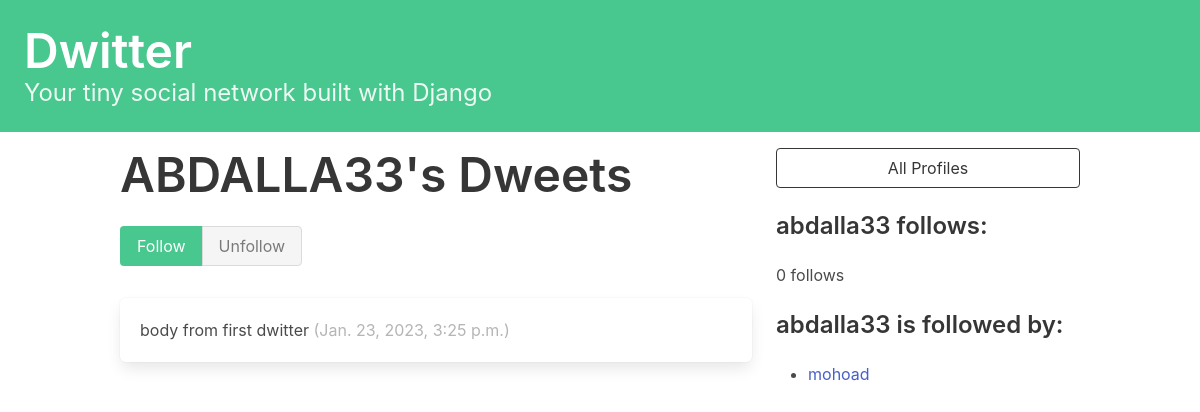
/profile/3 (signed in), run on an earlier commit of the app's database.
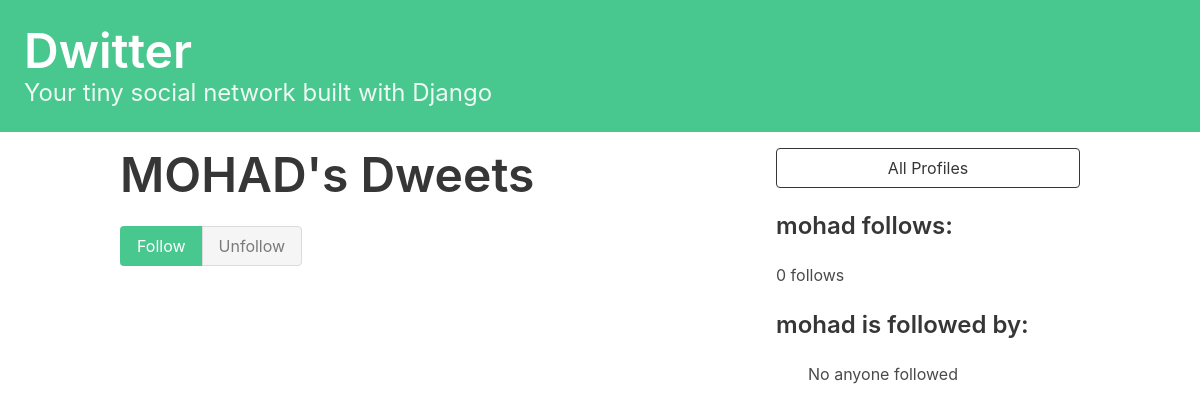
And on a later commit of the database.
### dwitter/models.py (models this page shows, shortened)
class Profile(models.Model):
    user = models.OneToOneField(User, on_delete=models.CASCADE)
    follows = models.ManyToManyField(
        "self", related_name="followed_by", symmetrical=False, blank=True
    )
    def __str__(self):
        return self.user.username

class Dweet(models.Model):
    user = models.ForeignKey(User, related_name="dweets", on_delete=models.DO_NOTHING)
    body = models.TextField()
    created_at = models.DateTimeField(auto_now_add=True)

### dwitter/views.py (the view, shortened to what this page needs)
# urls.py: path('profile/<int:pk>', views.profile, name='profile')
@login_required
def profile(request, pk):
    if not hasattr(request.user, 'profile'):
        missing_profile = Profile(user=request.user)
        missing_profile.save()
    profile = Profile.objects.get(pk=pk)
    return render(request,'dwitter/profile.html',{"profile":profile})

### dwitter/templates/dwitter/profile.html (shortened to what this page needs)
{% extends 'base.html' %} {% block content %}
<div class="column">
    <div class="block">
        <h1 class="title is-1">{{profile.user.username|upper}}'s Dweets</h1>
    </div>
    <form method="post">
        {% csrf_token %} {% if profile.pk != user.profile.pk %}
        <div class="buttons has-addons mb-5">
            {% if profile in user.profile.follows.all %}
            <button class="button is-success is-static">Follow</button>
            <button class="button is-danger" name="follow" value="unfollow">
                Unfollow
            </button>
            {% else %}
            <button class="button is-success" name="follow" value="follow">
                Follow
            </button>
            <button class="button is-danger is-static">Unfollow</button>
            {% endif %}
        </div>
        {% endif %}
    </form>
    <div class="content">
        {% for dweet in profile.user.dweets.all %}
        <div class="box">
            {{ dweet.body }}
            <span class="is-small has-text-grey-light">
                ({{ dweet.created_at }})
            </span>
        </div>
        {% endfor %}
    </div>
</div>
<div class="column is-one-third">
    <div class="block">
        <a href="{% url 'dwitter:profile_list' %}">
            <button class="button is-dark is-outlined is-fullwidth">
                All Profiles
            </button>
        </a>
    </div>
    <div class="block">
        <h3 class="title is-4">{{profile.user.username}} follows:</h3>
        <div class="content">
            {% if profile.follows.all|length is 1 %} 0 follows {% endif%}
        </div>
    </div>
    <div class="block">
        <h3 class="title is-4">{{profile.user.username}} is followed by:</h3>
        <div class="content">
            <ul>
                {% if profile.followed_by.all|length is 1 %} No anyone followed
                {% endif%}
                {% for follower in profile.followed_by.all %}
                {% if follower.pk != profile.pk %}
                <li>
                    <a href="{% url 'dwitter:profile' follower.id %}">
                        {{ follower }}
                    </a>
                </li>
                {% endif %} {% endfor %}
            </ul>
        </div>
    </div>
</div>
{% endblock content %}

What changed in the data, as far as the page shows it:
no longer on this page (row edited): Dweet: body "body from first dwitter", created_at "Jan. 23, 2023, 3:25 p.m."
removed Profile: user.username "mohoad"
changed through a linked row, Profile: user.username "ABDALLA33" → "MOHAD"; user.username "abdalla33" → "mohad"
Also different on the page:
text now shown: "No anyone followed"
